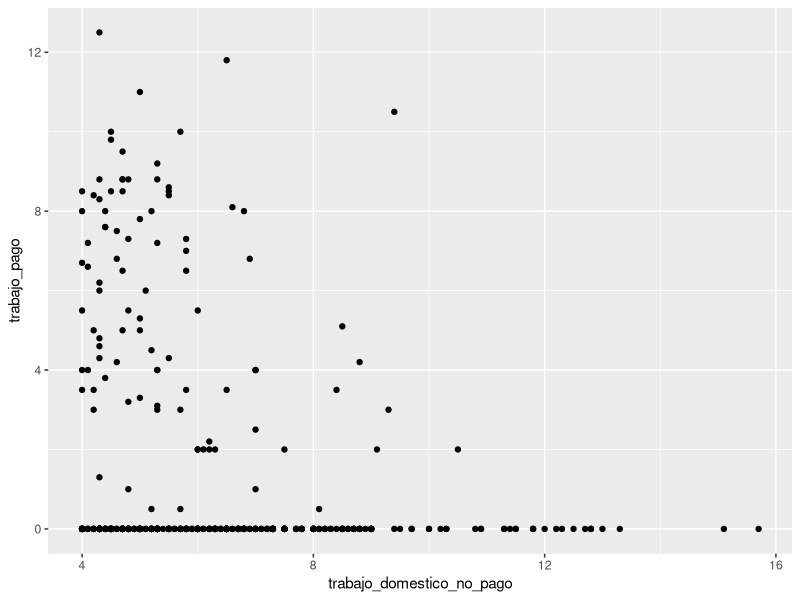
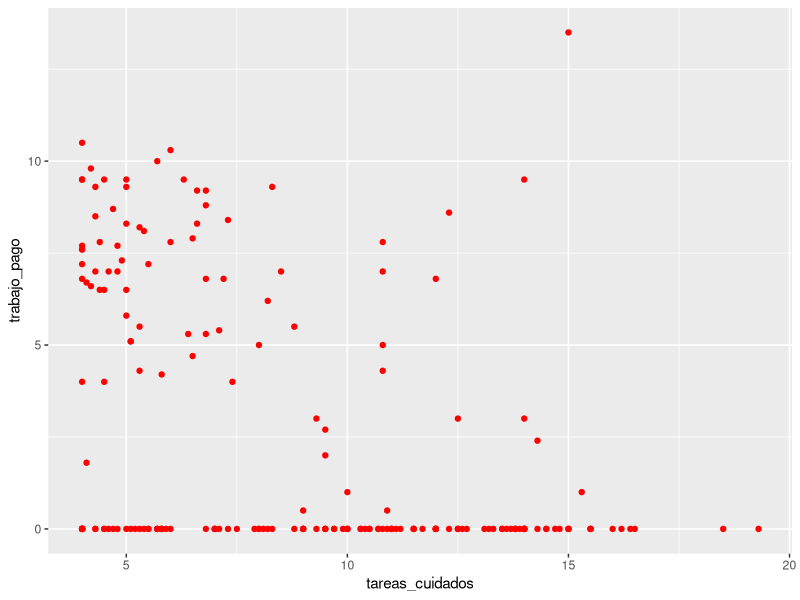
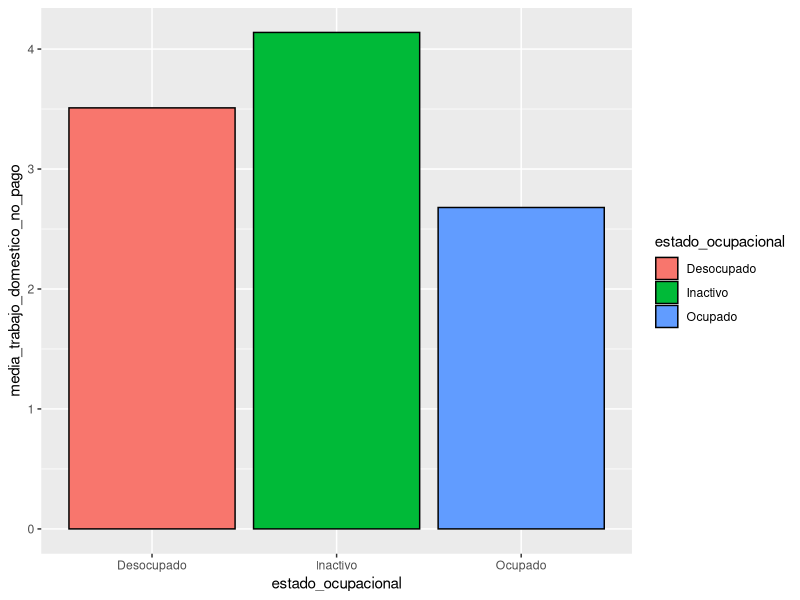
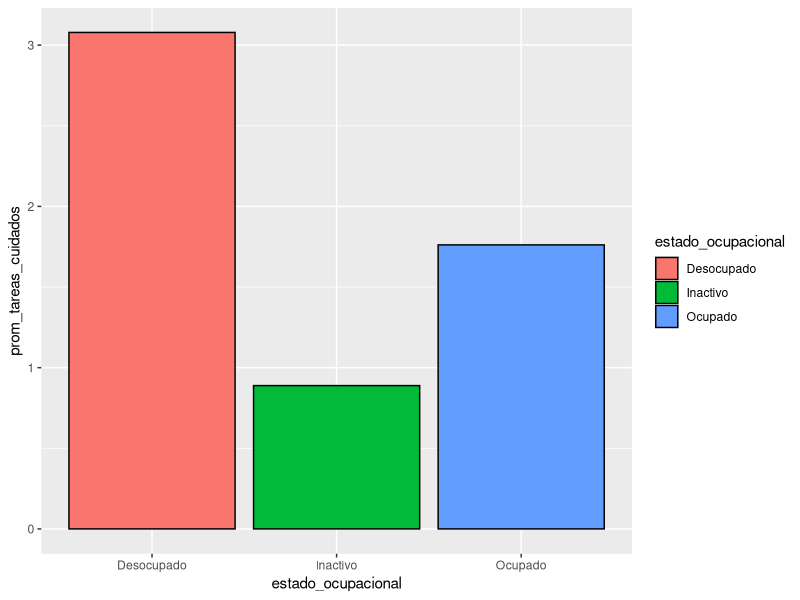
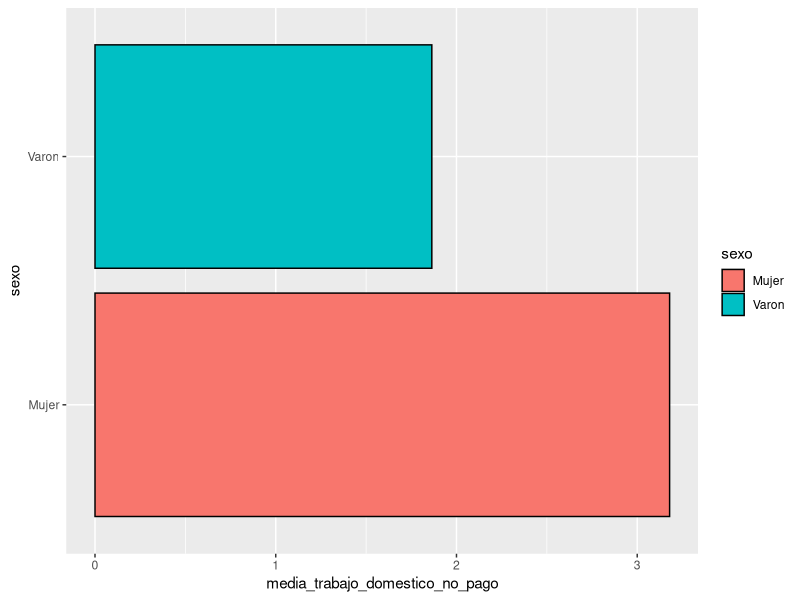
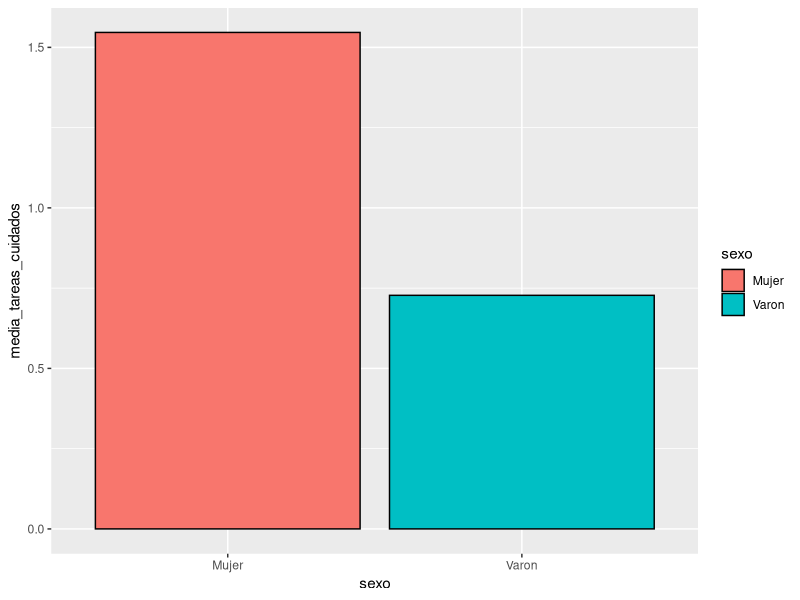
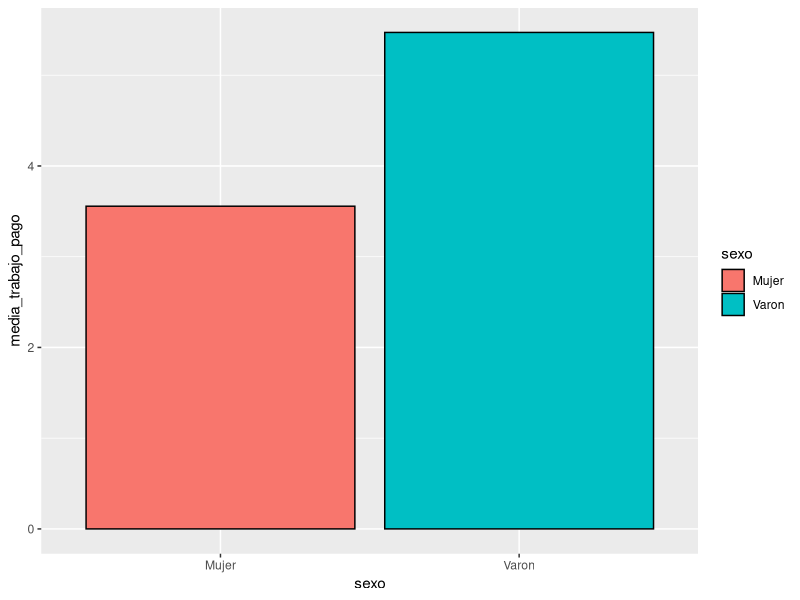
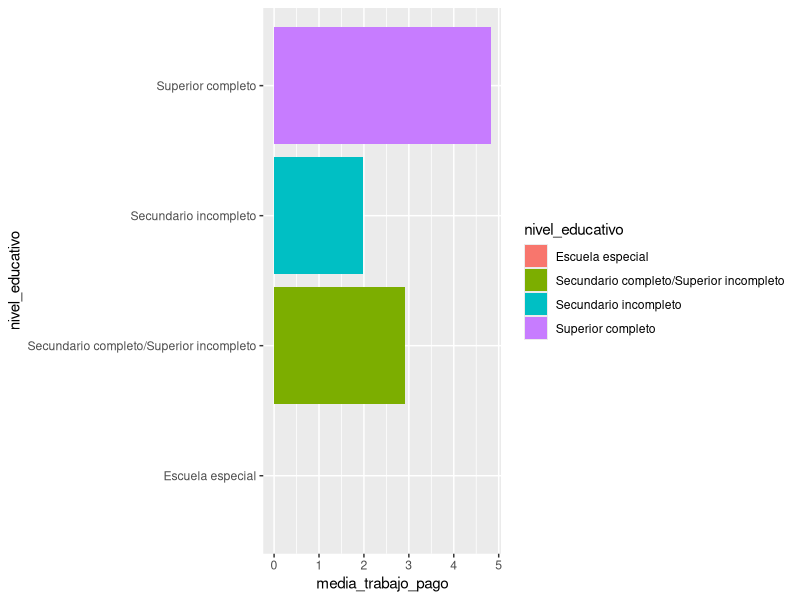

These figures' R source, in order:
## ---- chunk 1
#knitr::opts_chunk$set(echo = TRUE)
library(readr)
library(dplyr)
library(ggplot2)
## ---- chunk 2
uso_tiempo_2016<-read.csv("datos/encuesta_uso_tiempo_2016.csv")

## ---- chunk 3
uso_tiempo_2016_seleccv<-uso_tiempo_2016|>
select(sexo,edad,trabajo_pago,trabajo_pago2,trabajo_domestico_no_pago,trabajo_domestico_no_pago2,tareas_cuidados, tareas_cuidados2,nivel_educativo,estado_ocupacional,recreacion,recreacion2)
  

## ---- chunk 4
filter(uso_tiempo_2016_seleccv,edad>=18)|>
  group_by(sexo)|>
  summarise(conteo = n())
 
## ---- chunk 5
uso_tiempo_2016_seleccv|>
  filter(edad>=18)|>
  group_by(sexo)|>
  summarise(tiempo_max_trabajod_nopago = max(trabajo_domestico_no_pago))

## ---- chunk 6
uso_tiempo_2016_seleccv|>
  filter(edad>=18)|>
  group_by(sexo)|>
  summarise(tiempo_min_trabajod_nopago = min(trabajo_domestico_no_pago)) 

## ---- chunk 7
uso_tiempo_2016_seleccv|>
  filter(edad>=18)|>
  group_by(sexo)|>
  summarise(promedio_Trabajod_no_pago = mean(trabajo_domestico_no_pago)) 


## ---- chunk 8
uso_tiempo_2016_seleccv|>
  filter(edad>=18)|>
  group_by(sexo)|>
  summarise(tiempo_max=max(trabajo_domestico_no_pago),tiempo_min=min(trabajo_domestico_no_pago),desvio = sd(trabajo_domestico_no_pago), na.rm = TRUE) 

## ---- chunk 9
uso_tiempo_2016_seleccv|>
  filter(edad>=18)|>
  group_by(sexo)|>
  summarise(tiempo_max_tareas_cuidado = max(tareas_cuidados)) 

## ---- chunk 10
uso_tiempo_2016_seleccv|>
  filter(edad>=18)|>
  group_by(sexo)|>
  summarise(tiempo_min_tareas_cuidado = min(tareas_cuidados)) 
## ---- chunk 11
uso_tiempo_2016_seleccv|>
  filter(edad>=18)|>
  group_by(sexo)|>
  summarise(promedio_tareas_cuidado = mean(tareas_cuidados)) 
## ---- chunk 12
uso_tiempo_2016_seleccv|>
 filter (edad>=18)|>
group_by(sexo)|>
summarise(valor_prom_trabajo_pago = mean(trabajo_pago))
## ---- chunk 13
uso_tiempo_2016_seleccv|>
 filter (edad>=18)|>
group_by(sexo)|>
summarise(valor_prom_recreacion = mean(recreacion))
## ---- chunk 14
uso_tiempo_2016|>
  filter (trabajo_domestico_no_pago >= 4, edad>=18, sexo=="Mujer")|>
  ggplot(mapping=aes(trabajo_domestico_no_pago,trabajo_pago))+
  geom_point()
  
## ---- chunk 15
uso_tiempo_2016|>
  filter (tareas_cuidados>=4,edad>=18, sexo=="Mujer")|>
  ggplot(aes(tareas_cuidados,trabajo_pago))+
  geom_point(colour="red")

## ---- chunk 16
mujeres_medias<-uso_tiempo_2016|>
  select(sexo,edad,estado_ocupacional,trabajo_pago,trabajo_domestico_no_pago,tareas_cuidados)|>
  filter(edad>=18, sexo=="Mujer")|>
  mutate(media_trabajo_pago=mean(trabajo_pago,na.rm=TRUE))|>
  mutate(media_trabajo_domestico_no_pago=mean(trabajo_domestico_no_pago,na.rm = TRUE))|>
  mutate (media_tareas_cuidados=mean(tareas_cuidados,na.rm = TRUE))
## ---- chunk 17
#|fig.cap="Promedio de horas que las mujeres de 18 o más dedican al trabajo doméstico no pago según su estado ocupacional"

mujeres_medias|>
  group_by(estado_ocupacional)|>
  summarise(media_trabajo_domestico_no_pago=mean(trabajo_domestico_no_pago,na.rm = TRUE))|>
  ggplot(mapping =aes(estado_ocupacional,media_trabajo_domestico_no_pago,fill=estado_ocupacional))+
  geom_col(colour="black")

## ---- chunk 18
#|fig.cap="Promedio de horas que las mujeres de 18 o más dedican a tareas de cuidado según su estado ocupacional"

mujeres_medias|>
  group_by(estado_ocupacional)|>
  summarise(prom_tareas_cuidados=mean(tareas_cuidados,na.rm = TRUE))|>
  ggplot(mapping =aes(estado_ocupacional,prom_tareas_cuidados,fill=estado_ocupacional))+
  geom_col(colour="black")

## ---- chunk 19
uso_tiempo_2016|>
  filter(edad>=18)|>
  group_by(sexo)|>
  summarise(media_trabajo_domestico_no_pago=mean(trabajo_domestico_no_pago,na.rm = TRUE))|>
  ggplot(mapping = aes(media_trabajo_domestico_no_pago,sexo,fill=sexo))+
geom_col(colour="black")
  
  
## ---- chunk 20
uso_tiempo_2016|>
  filter(edad>=18)|>
  group_by(sexo)|>
  summarise(media_tareas_cuidados=mean(tareas_cuidados,na.rm = TRUE))|>
  ggplot(mapping = aes(sexo,media_tareas_cuidados,fill=sexo))+
geom_col(colour= "black")
  

## ---- chunk 21
uso_tiempo_2016|>
  filter(edad>=18)|>
  group_by(sexo)|>
  summarise(media_trabajo_pago=mean(trabajo_pago,na.rm = TRUE))|>
  ggplot(mapping = aes(sexo,media_trabajo_pago,fill=sexo))+
geom_col(colour="black")

## ---- chunk 22
media_trabajo_pago_por_nivel_educ<-uso_tiempo_2016|>
  filter(edad>=18,sexo=="Mujer")|>
  group_by(nivel_educativo)|>
  summarise(media_trabajo_pago=mean(trabajo_pago,na.rm = TRUE))
  
## ---- chunk 23
media_trabajo_pago_por_nivel_educ|>
  arrange(nivel_educativo)|>
  ggplot(mapping = aes(media_trabajo_pago,nivel_educativo,fill=nivel_educativo))+
  geom_col()
  
